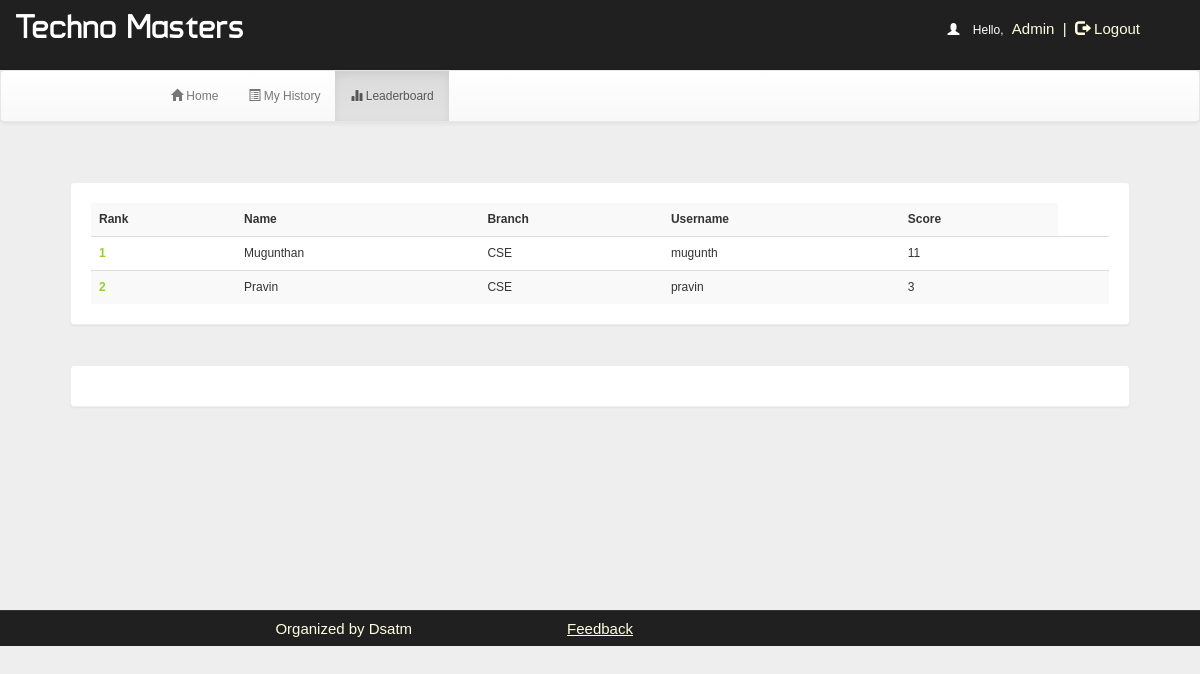
Screenshot of /account.php?q=3 (signed in) with the database file from the repository.
### tables this page shows
CREATE TABLE `rank` (
  `id` int(100) NOT NULL,
  `username` varchar(50) NOT NULL,
  `score` int(11) NOT NULL,
  `time` timestamp NOT NULL DEFAULT CURRENT_TIMESTAMP ON UPDATE CURRENT_TIMESTAMP
);

CREATE TABLE `user` (
  `id` int(100) NOT NULL,
  `name` varchar(50) NOT NULL,
  `rollno` varchar(20) NOT NULL,
  `branch` varchar(20) NOT NULL,
  `gender` varchar(5) NOT NULL,
  `username` varchar(50) NOT NULL,
  `phno` bigint(20) NOT NULL,
  `password` varchar(50) NOT NULL
);

### account.php (the view, shortened to what this page needs)
<!DOCTYPE html PUBLIC "-//W3C//DTD XHTML 1.0 Transitional//EN" "http://www.w3.org/TR/xhtml1/DTD/xhtml1-transitional.dtd">
<html xmlns="http://www.w3.org/1999/xhtml">
<head>
<link  rel="stylesheet" href="css/bootstrap.min.css"/>
 <link  rel="stylesheet" href="css/bootstrap-theme.min.css"/>
 <link rel="stylesheet" href="css/main.css">
 <link  rel="stylesheet" href="css/font.css">
</head>
<body>
<div class="header">
<div class="row">
<div class="col-lg-6">
<span class="logo">Techno Masters</span></div>
<div class="col-md-4 col-md-offset-2">
 <?php
include_once 'dbConnection.php';
if (!(isset($_SESSION['username']))) {
    header("location:index.php");
} else {
    $name     = $_SESSION['name'];
    $username = $_SESSION['username'];
    echo '<span class="pull-right top title1" ><span style="color:white"><span class="glyphicon glyphicon-user" aria-hidden="true"></span>&nbsp;&nbsp;&nbsp;&nbsp;Hello,</span> <span class="log log1" style="color:lightyellow">' . $username . '&nbsp;&nbsp;|&nbsp;&nbsp;<a href="logout.php?q=account.php" style="color:lightyellow"><span class="glyphicon glyphicon-log-out" aria-hidden="true"></span>&nbsp;Logout</button></a></span>';
}
?>
</div>
</div></div>
<div class="bg">
<nav class="navbar navbar-default title1">
  <div class="container-fluid">
    <div class="navbar-header">
      <a class="navbar-brand" href="#"><b>&nbsp;&nbsp;&nbsp;&nbsp;&nbsp;&nbsp;&nbsp;&nbsp;&nbsp;&nbsp;&nbsp;&nbsp;&nbsp;&nbsp;&nbsp;&nbsp;&nbsp;&nbsp;&nbsp;&nbsp;&nbsp;&nbsp;&nbsp;&nbsp;&nbsp;</b></a>
    </div>
    <div class="collapse navbar-collapse" id="bs-example-navbar-collapse-1">
      <ul class="nav navbar-nav">
        <li <?php
if (@$_GET['q'] == 1)
    echo 'class="active"';
?> ><a href="account.php?q=1"><span class="glyphicon glyphicon-home" aria-hidden="true"></span>&nbsp;Home<span class="sr-only">(current)</span></a></li>
        <li <?php
if (@$_GET['q'] == 2)
    echo 'class="active"';
?>><a href="account.php?q=2"><span class="glyphicon glyphicon-list-alt" aria-hidden="true"></span>&nbsp;My History</a></li>
    <li <?php
if (@$_GET['q'] == 3)
    echo 'class="active"';
?>><a href="account.php?q=3"><span class="glyphicon glyphicon-stats" aria-hidden="true"></span>&nbsp;Leaderboard</a></li></ul>
      </div>
  </div>
</nav>
<div class="container">
<div class="row">
<div class="col-md-12">
<?php
if (@$_GET['q'] == 3) {
    if(isset($_GET['show'])){
        $show = $_GET['show'];
        $showfrom = (($show-1)*10) + 1;
        $showtill = $showfrom + 9;
    }
    else{
        $showfrom = 1;
    }
    $q = mysqli_query($con, "SELECT * FROM rank") or die('Error223');
    echo '<div class="panel title">
<table class="table table-striped title1" >
<tr><td style="vertical-align:middle"><b>Rank</b></td><td style="vertical-align:middle"><b>Name</b></td><td style="vertical-align:middle"><b>Branch</b></td><td style="vertical-align:middle"><b>Username</b></td><td style="vertical-align:middle"><b>Score</b></td></tr>';
    $c = $showfrom-1;
    $total = mysqli_num_rows($q);
    if($total >= $showfrom){
        $q = mysqli_query($con, "SELECT * FROM rank ORDER BY score DESC, time ASC LIMIT ".($showfrom-1).",10") or die('Error223');
        while ($row = mysqli_fetch_array($q)) {
            $e = $row['username'];
            $s = $row['score'];
            $q12 = mysqli_query($con, "SELECT * FROM user WHERE username='$e' ") or die('Error231');
            while ($row = mysqli_fetch_array($q12)) {
                $name     = $row['name'];
                $branch   = $row['branch'];
                $username = $row['username'];
            }
            $c++;
            echo '<tr><td style="color:#99cc32"><b>' . $c . '</b></td><td style="vertical-align:middle">' . $name . '</td><td style="vertical-align:middle">' . $branch . '</td><td style="vertical-align:middle">' . $username . '</td><td style="vertical-align:middle">' . $s . '</td><td style="vertical-align:middle">';
        }
    }
    else{
    }
    echo '</table></div>';
    echo '<div class="panel title"><table class="table table-striped title1" ><tr>';
    echo '</tr></table></div>';
}
?>
</div></div></div></div>
<div class="row footer">
 <div class="col-md-2 box"></div>
<div class="col-md-3 box">
<a href="#" data-toggle="modal" data-target="#developers" s style="color:lightyellow;" onmouseover="this.style('color:yellow')" target="new">Organized by Dsatm</a>
</div>
<div class="col-md-2 box">
<a href="feedback.php" style="color:lightyellow;text-decoration:underline" onmouseover="this.style('color:yellow')" target="new">Feedback</a></div>
</body>
</html>

### css/main.css (style rules this page uses)
body { overflow-x:hidden;width:100%;font: 12px "Century Gothic", "Times Roman", sans-serif;background:#eee;min-height:550px;background-attachment:fixed; }
.bg { min-height:540px; }
.panel { border-color:#eee;margin:40px;padding:20px;font: 15px "Century Gothic", "Times Roman", sans-serif; }
.title { font-family:'typo'; }
.header { background:#202020;height:70px; }
.logo { font-family:'typo';font-size:35px;color:#ffffff;margin:15px; }
.title1 { font: 12px "Century Gothic", "Times Roman", sans-serif; }
.footer { font-size:15px;text-align:center;border-top:1px solid;border-color:#323232;background-color:#202020; }
.footer a { margin:25px;color:#0000ff;text-decoration:none;font: 15px "Century Gothic", "Times Roman", sans-serif; }
.box { padding:9px; }
.top { margin-top:20px; }
.log1 { font: 15px 'Ubuntu', sans-serif;color:#0000ff;margin-left:10px; }
.log { margin:10px;margin-right:60px;margin-left:5px;color:#ffffb3;text-decoration:none;font-size:20px;font-size:15px; }

### rows the page displays
rank: user.name "Mugunthan", user.branch "CSE", user.username "mugunth", score "11"
rank: user.name "Pravin", user.branch "CSE", user.username "pravin", score "3"

### other values shown
$username "Admin"
